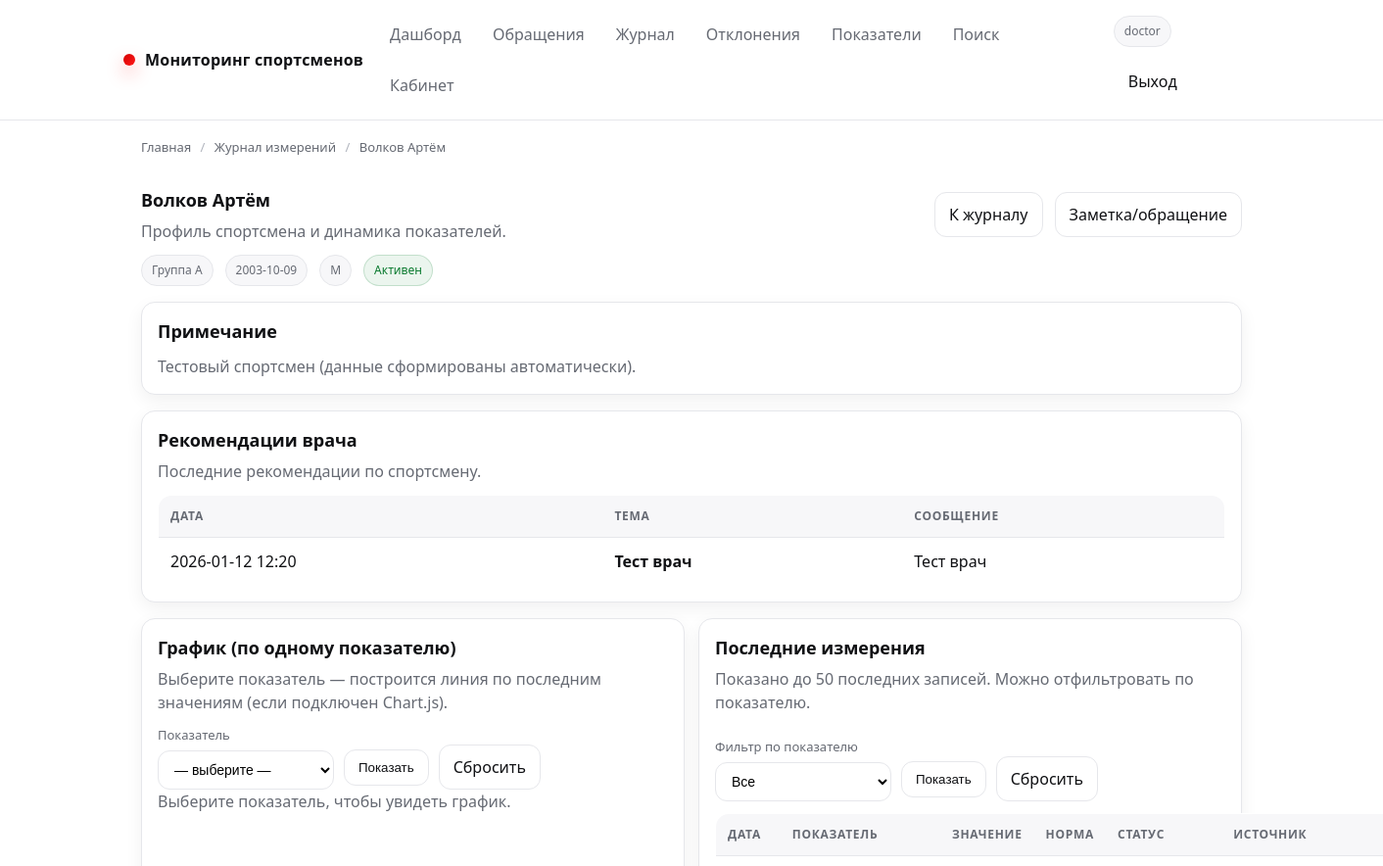
The page /products/7 (signed in, upper part) on the database as committed earlier.
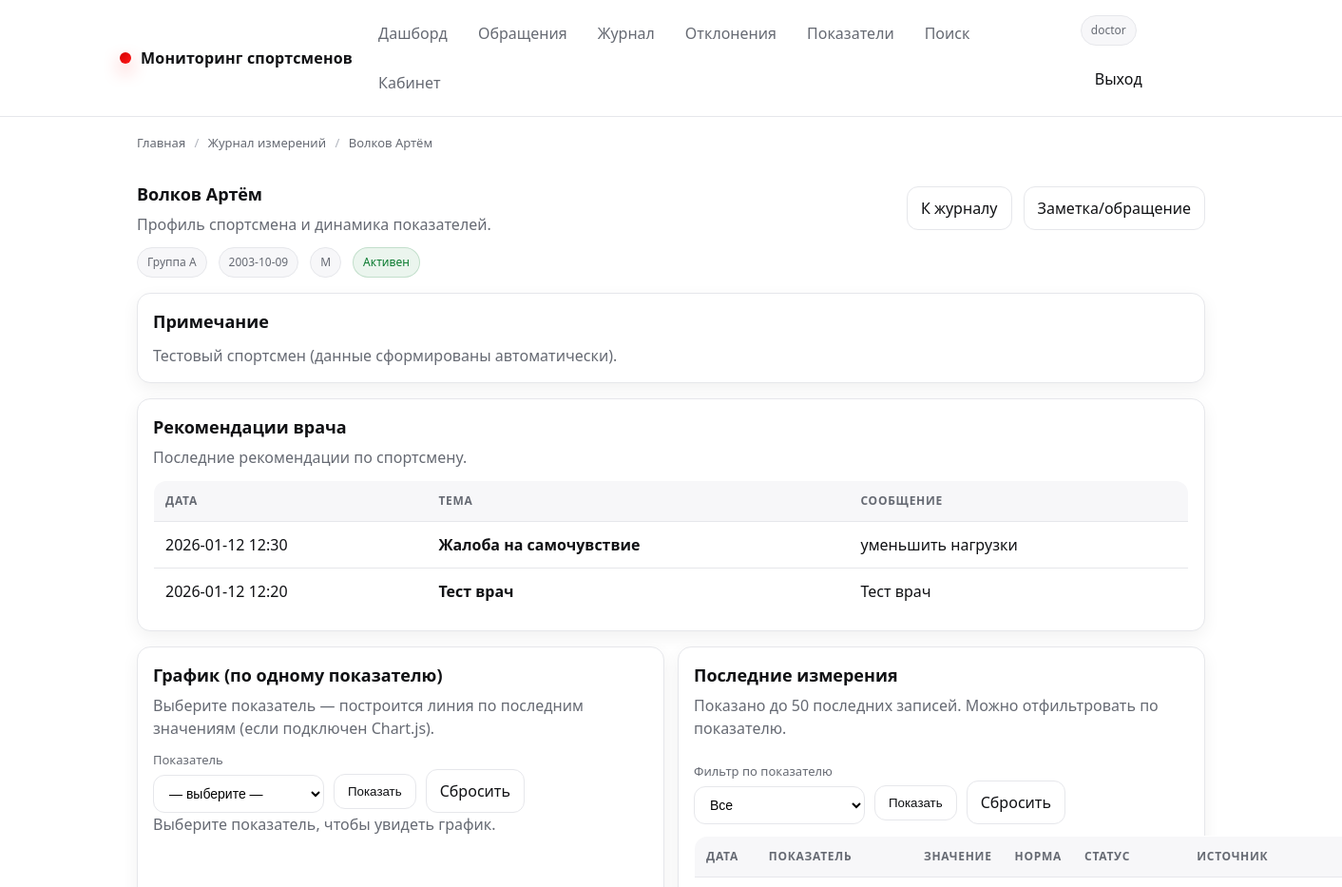
The same page on the database as committed later.
### app/models.py (models this page shows, shortened)
class Athlete(db.Model):
    __tablename__ = "athletes"
    id = db.Column(db.Integer, primary_key=True)
    user_id = db.Column(db.Integer, db.ForeignKey("users.id"), nullable=True, unique=True, index=True)
    user = db.relationship("User", back_populates="athlete", lazy="select")
    full_name = db.Column(db.String(180), nullable=False, index=True)
    birth_date = db.Column(db.Date, nullable=True)
    gender = db.Column(db.String(16), nullable=True)  # "M"/"F"/etc
    team_id = db.Column(db.Integer, db.ForeignKey("teams.id"), nullable=True, index=True)
    team = db.relationship("Team", back_populates="athletes", lazy="select")
    notes = db.Column(db.Text, nullable=True)
    created_at = db.Column(db.DateTime, nullable=False, default=datetime.utcnow)
    is_active = db.Column(db.Boolean, nullable=False, default=True)
    measurements = db.relationship(
        "Measurement",
        back_populates="athlete",
        cascade="all, delete-orphan",
        lazy="select",
    )
    feedback = db.relationship(
        "Feedback",
        back_populates="athlete",
        lazy="select",
    )
    norms = db.relationship(
        "AthleteIndicatorNorm",
        back_populates="athlete",
        cascade="all, delete-orphan",
        lazy="select",
    )

class Feedback(db.Model):
    __tablename__ = "feedback"
    id = db.Column(db.Integer, primary_key=True)
    athlete_id = db.Column(db.Integer, db.ForeignKey("athletes.id"), nullable=True, index=True)
    author_id = db.Column(db.Integer, db.ForeignKey("users.id"), nullable=True, index=True)
    kind = db.Column(db.String(32), nullable=False, default=FEEDBACK_KIND_NOTE, index=True)
    status = db.Column(db.String(32), nullable=False, default=ALERT_STATUS_OPEN, index=True)  # open/closed
    title = db.Column(db.String(160), nullable=False)
    message = db.Column(db.Text, nullable=False)
    created_at = db.Column(db.DateTime, nullable=False, default=datetime.utcnow, index=True)
    closed_at = db.Column(db.DateTime, nullable=True)
    athlete = db.relationship("Athlete", back_populates="feedback", lazy="select")
    author = db.relationship("User", back_populates="feedback_created", lazy="select")

### app/routes.py (the view)
@bp.get("/products/<int:athlete_id>")
@login_required
def product(athlete_id: int):
    athlete = Athlete.query.get_or_404(athlete_id)
    if is_user(current_user):
        athlete_profile = getattr(current_user, "athlete", None)
        if not athlete_profile or athlete_profile.id != athlete.id:
            abort(403)
    elif is_coach(current_user):
        team_ids = get_coach_team_ids(current_user)
        if team_ids and athlete.team_id not in team_ids:
            abort(403)
    elif not is_staff(current_user):
        abort(403)
    last_measurements = (
        Measurement.query
        .filter_by(athlete_id=athlete.id)
        .join(Measurement.indicator)
        .order_by(Measurement.measured_at.desc())
        .limit(50)
        .all()
    )
    indicators = Indicator.query.filter_by(is_active=True).order_by(Indicator.name.asc()).all()
    selected_indicator_id = request.args.get("indicator_id", type=int)
    doctor_recommendations = (
        Feedback.query
        .join(Feedback.author)
        .filter(Feedback.athlete_id == athlete.id)
        .filter(User.role == ROLE_DOCTOR)
        .order_by(Feedback.created_at.desc())
        .limit(10)
        .all()
    )
    if is_user(current_user):
        bc = crumbs(
            ("Главная", url_for("routes.index")),
            ("Личный кабинет", url_for("cabinet.cabinet_home")),
            (athlete.full_name, ""),
        )
    else:
        bc = crumbs(
            ("Главная", url_for("routes.index")),
            ("Журнал измерений", url_for("routes.catalog")),
            (athlete.full_name, ""),
        )
    return render_template(
        "athlete.html",  # было: product.html
        breadcrumbs=bc,
        athlete=athlete,
        last_measurements=last_measurements,
        indicators=indicators,
        selected_indicator_id=selected_indicator_id,
        doctor_recommendations=doctor_recommendations,
    )

### app/__init__.py (called while the page is built)
@login_manager.user_loader
def load_user(user_id: str):
    try:
        return db.session.get(User, int(user_id))
    except Exception:
        return None

### app/models.py (called while the page is built)
    def has_role(self, *roles: str) -> bool:
        return self.role in roles

    def __repr__(self) -> str:
        return f"<MeasureSource id={self.id} code={self.code!r}>"

### app/permissions.py (called while the page is built)
def _is_active_user(user: Optional[User]) -> bool:
    return bool(user and getattr(user, "is_authenticated", False) and getattr(user, "is_active", True))

def has_role(user: Optional[User], *roles: str) -> bool:
    if not _is_active_user(user):
        return False
    return bool(getattr(user, "has_role", lambda *_: False)(*roles))

def is_admin(user: Optional[User]) -> bool:
    return has_role(user, ROLE_ADMIN)

def is_doctor(user: Optional[User]) -> bool:
    return has_role(user, ROLE_DOCTOR)

def is_coach(user: Optional[User]) -> bool:
    return has_role(user, ROLE_COACH)

def is_operator(user: Optional[User]) -> bool:
    return has_role(user, ROLE_OPERATOR)

def is_user(user: Optional[User]) -> bool:
    return has_role(user, ROLE_USER)

def is_staff(user: Optional[User]) -> bool:
    return has_role(user, ROLE_ADMIN, ROLE_DOCTOR, ROLE_COACH, ROLE_OPERATOR)

### app/templates/athlete.html (shortened to what the changed rows need)
{% extends "base.html" %}
{% block content %}
  <div class="row space-between">
    <div>
      <h1 class="card__title" style="margin:0;">{{ athlete.full_name }}</h1>
      <p class="card__subtitle" style="margin:6px 0 0;">
        Профиль спортсмена и динамика показателей.
      </p>
    </div>
  </div>
  <div class="row mt-12">
    <span class="badge" data-tip="Команда/группа">{{ athlete.team.name if athlete.team else "Команда: —" }}</span>
    {% if athlete.birth_date %}
      <span class="badge" data-tip="Дата рождения">{{ athlete.birth_date.strftime('%Y-%m-%d') }}</span>
    {% endif %}
    {% if athlete.gender %}
      <span class="badge" data-tip="Пол">{{ athlete.gender }}</span>
    {% endif %}
    {% if athlete.is_active %}
      <span class="badge badge--ok">Активен</span>
    {% else %}
      <span class="badge badge--warn">Неактивен</span>
    {% endif %}
  </div>
  {% if athlete.notes %}
    <div class="card mt-16">
      <div class="card__body">
        <h2 class="card__title">Примечание</h2>
        <p class="card__subtitle" style="margin-top:10px;">{{ athlete.notes }}</p>
      </div>
    </div>
  {% endif %}
  <div class="card mt-16">
    <div class="card__body">
      <h2 class="card__title">Рекомендации врача</h2>
      {% if doctor_recommendations and doctor_recommendations|length > 0 %}
        <table class="table mt-12">
          <thead>
            <tr>
              <th>Дата</th>
              <th>Тема</th>
              <th>Сообщение</th>
            </tr>
          </thead>
          <tbody>
            {% for r in doctor_recommendations %}
              <tr>
                <td>{{ r.created_at.strftime('%Y-%m-%d %H:%M') }}</td>
                <td><b>{{ r.title }}</b></td>
                <td>{{ r.message }}</td>
              </tr>
            {% endfor %}
          </tbody>
        </table>
      {% else %}
        <p class="mt-12" style="margin:0; color: var(--muted);">Рекомендаций пока нет.</p>
      {% endif %}
    </div>
  </div>
  <div class="grid grid--2 mt-16">
    <div class="card">
      <div class="card__body">
        <h2 class="card__title">График (по одному показателю)</h2>
      </div>
    </div>
    <div class="card">
      <div class="card__body">
        <div class="row space-between">
          <div>
            <h2 class="card__title">Последние измерения</h2>
          </div>
        </div>
        {% set shown = 0 %}
        <table class="table mt-12">
          <thead>
            <tr>
              <th>Дата</th>
              <th>Показатель</th>
              <th>Значение</th>
              <th>Норма</th>
              <th>Статус</th>
              <th>Источник</th>
            </tr>
          </thead>
        </table>
      </div>
    </div>
  </div>
{% endblock %}

### app/templates/partials/_breadcrumbs.html
{% if breadcrumbs %}
  <div class="breadcrumbs">
    <div class="container">
      {% for item in breadcrumbs %}
        {% if item.url %}
          <a href="{{ item.url }}">{{ item.title }}</a>
        {% else %}
          <span>{{ item.title }}</span>
        {% endif %}
        {% if not loop.last %}
          <span class="breadcrumbs__sep">/</span>
        {% endif %}
      {% endfor %}
    </div>
  </div>
{% endif %}

Rows that differ between the two databases and show on the page:
added Feedback: created_at "2026-01-12 12:30", title "Жалоба на самочувствие", message "уменьшить нагрузки"
